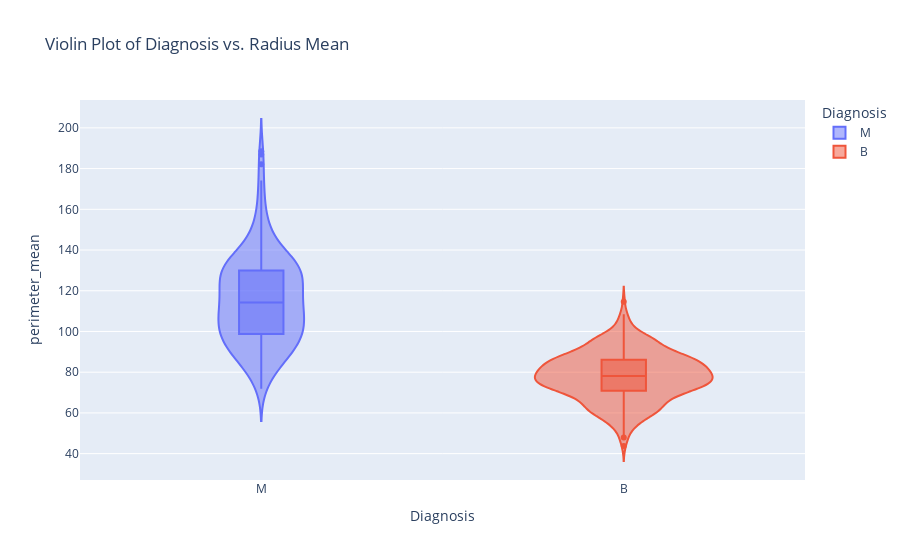

The notebook cell this image was saved under:
### Code cell
# Create a violin plot using Plotly
fig = px.violin(df_mean, x='diagnosis', y='perimeter_mean', color='diagnosis', box=True,
                labels={'radius_mean': 'Radius Mean', 'diagnosis': 'Diagnosis'},
                title='Violin Plot of Diagnosis vs. Radius Mean')

# Show the plot
fig.show()

### Figure 1 — Plotly figure (JSON) as saved in the notebook; plotly's stock layout.template omitted (floating-point values rounded to 4 significant figures; data arrays with more than 128 entries replaced by an {"elided": "..."} marker saying what was removed)
{"data": [{"alignmentgroup": "True", "box": {"visible": true}, "hovertemplate": "Diagnosis=%{x}<br>perimeter_mean=%{y}<extra></extra>", "legendgroup": "M", "marker": {"color": "#636efa"}, "name": "M", "offsetgroup": "M", "orientation": "v", "scalegroup": "True", "showlegend": true, "type": "violin", "x": {"elided": "212 str values"}, "x0": " ", "xaxis": "x", "y": {"elided": "212 float values"}, "y0": " ", "yaxis": "y"}, {"alignmentgroup": "True", "box": {"visible": true}, "hovertemplate": "Diagnosis=%{x}<br>perimeter_mean=%{y}<extra></extra>", "legendgroup": "B", "marker": {"color": "#EF553B"}, "name": "B", "offsetgroup": "B", "orientation": "v", "scalegroup": "True", "showlegend": true, "type": "violin", "x": {"elided": "357 str values"}, "x0": " ", "xaxis": "x", "y": {"elided": "357 float values"}, "y0": " ", "yaxis": "y"}], "layout": {"autosize": true, "legend": {"title": {"text": "Diagnosis"}, "tracegroupgap": 0}, "title": {"text": "Violin Plot of Diagnosis vs. Radius Mean"}, "violinmode": "overlay", "xaxis": {"anchor": "y", "autorange": true, "categoryarray": ["M", "B"], "categoryorder": "array", "domain": [0, 1], "range": [-0.5, 1.5], "title": {"text": "Diagnosis"}, "type": "category"}, "yaxis": {"anchor": "x", "autorange": true, "domain": [0, 1], "range": [27.05, 213.7], "title": {"text": "perimeter_mean"}, "type": "linear"}}}
